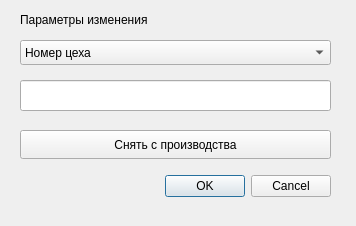
<?xml version="1.0" encoding="UTF-8"?>
<ui version="4.0">
 <class>doubleClick</class>
 <widget class="QDialog" name="doubleClick">
  <property name="geometry">
   <rect>
    <x>0</x>
    <y>0</y>
    <width>356</width>
    <height>226</height>
   </rect>
  </property>
  <property name="windowTitle">
   <string>Dialog</string>
  </property>
  <widget class="QDialogButtonBox" name="buttonBox">
   <property name="geometry">
    <rect>
     <x>-10</x>
     <y>170</y>
     <width>341</width>
     <height>32</height>
    </rect>
   </property>
   <property name="orientation">
    <enum>Qt::Horizontal</enum>
   </property>
   <property name="standardButtons">
    <set>QDialogButtonBox::Cancel|QDialogButtonBox::Ok</set>
   </property>
  </widget>
  <widget class="QComboBox" name="comboBox">
   <property name="geometry">
    <rect>
     <x>20</x>
     <y>40</y>
     <width>311</width>
     <height>25</height>
    </rect>
   </property>
   <item>
    <property name="text">
     <string>Номер цеха</string>
    </property>
   </item>
   <item>
    <property name="text">
     <string>Наименование продукции</string>
    </property>
   </item>
   <item>
    <property name="text">
     <string>Количество</string>
    </property>
   </item>
  </widget>
  <widget class="QPushButton" name="pushButton">
   <property name="geometry">
    <rect>
     <x>20</x>
     <y>130</y>
     <width>311</width>
     <height>29</height>
    </rect>
   </property>
   <property name="text">
    <string>Снять с производства</string>
   </property>
  </widget>
  <widget class="QLabel" name="label">
   <property name="geometry">
    <rect>
     <x>20</x>
     <y>10</y>
     <width>301</width>
     <height>20</height>
    </rect>
   </property>
   <property name="text">
    <string>Параметры изменения</string>
   </property>
  </widget>
  <widget class="QLineEdit" name="lineEdit">
   <property name="geometry">
    <rect>
     <x>20</x>
     <y>80</y>
     <width>311</width>
     <height>31</height>
    </rect>
   </property>
  </widget>
 </widget>
 <resources/>
 <connections>
  <connection>
   <sender>buttonBox</sender>
   <signal>accepted()</signal>
   <receiver>doubleClick</receiver>
   <slot>accept()</slot>
   <hints>
    <hint type="sourcelabel">
     <x>248</x>
     <y>254</y>
    </hint>
    <hint type="destinationlabel">
     <x>157</x>
     <y>274</y>
    </hint>
   </hints>
  </connection>
  <connection>
   <sender>buttonBox</sender>
   <signal>rejected()</signal>
   <receiver>doubleClick</receiver>
   <slot>reject()</slot>
   <hints>
    <hint type="sourcelabel">
     <x>316</x>
     <y>260</y>
    </hint>
    <hint type="destinationlabel">
     <x>286</x>
     <y>274</y>
    </hint>
   </hints>
  </connection>
 </connections>
</ui>
